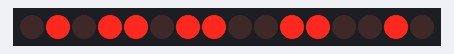
A sketch run on a simulated Arduino Uno, built with avr-gcc and run on an emulated ATmega328P. Parts: 16 shift-register outputs drawn as a row of LEDs (first output left, lit = HIGH). Wiring (inferred from the names in the program): 2 × shift register (74HC595): data pin 8; shift clock pin 10; latch pin 11. Wiring (inferred from the signals the program sends): row of LEDs: on Q0, Q1, Q2, Q3, Q4, Q5, Q6, Q7, Q8, Q9, Q10, Q11, Q12, Q13, Q14, Q15.

Above: at 0.1 s.
At 4.1 s:
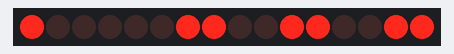
At 9.1 s:
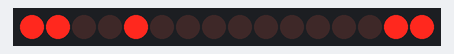
At 19.1 s:
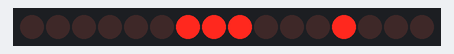
At 29.1 s:
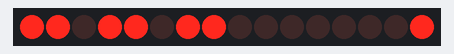
At 39.1 s:
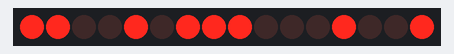
Timing chart, 0 to 40.0 s (numbered marks = the images above):
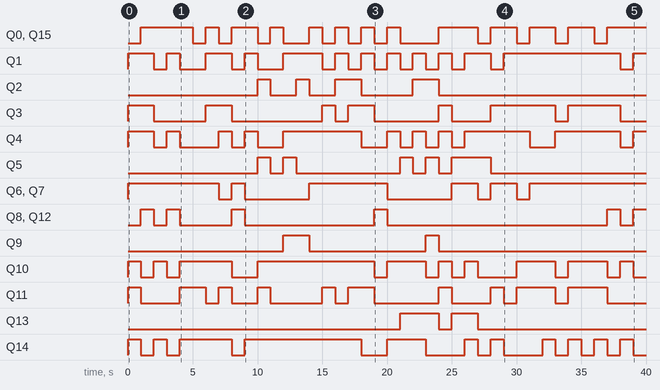

Measured:
- by itself, Q0, Q15: LOW → HIGH at 1.0 s, → LOW 4.0 s later, → HIGH 1.0 s later, → LOW 1.0 s later, … (25 changes in this stretch)
- by itself, Q1: LOW → HIGH at 0.00 s, → LOW 2.0 s later, → HIGH 1.0 s later, → LOW 1.0 s later, … (25 changes in this stretch)
- by itself, Q2: LOW → HIGH at 10.0 s, → LOW 1.0 s later, → HIGH 2.0 s later, → LOW 1.0 s later, … (8 changes in this stretch)
- by itself, Q3: LOW → HIGH at 0.00 s, → LOW 2.0 s later, → HIGH 4.0 s later, → LOW 2.0 s later, … (14 changes in this stretch)
- by itself, Q4: LOW → HIGH at 0.00 s, → LOW 2.0 s later, → HIGH 1.0 s later, → LOW 1.0 s later, … (21 changes in this stretch)
- by itself, Q5: LOW → HIGH at 10.0 s, → LOW 1.0 s later, → HIGH 1.0 s later, → LOW 1.0 s later, … (10 changes in this stretch)
- by itself, Q6, Q7: LOW → HIGH at 0.00 s, → LOW 7.0 s later, → HIGH 1.0 s later, → LOW 1.0 s later, … (11 changes in this stretch)
- by itself, Q8, Q12: LOW → HIGH at 1.0 s, → LOW 1.0 s later, → HIGH 1.0 s later, → LOW 1.0 s later, … (11 changes in this stretch)

The sketch:

DM13A_16_segment_LED_driver_alphnumeric_output.ino
```cpp
// DM13A 16-segment LED digit driver demo

#define DAI 8  // Serial data input terminal (pin 2 on DM13A)
#define DCK 10 // Synchronous clock input terminal for serial data transfer (pin 3 on DM13A)
#define LAT 11 // Input terminal of data strobe (pin 4 on DM13A)

int buffer[36] = {
  0b0101101100110010, // A
  0b1101101110001001, // B
  0b1000001100100011, // C
  0b1100101110001001, // D
  0b1000001100110011, // E
  0b0000001100110010, // F
  0b1101001100100011, // G
  0b0101100000110010, // H
  0b1000001110001001, // I
  0b1100100000000011, // J
  0b0010010000110010, // K
  0b1000000000100011, // L
  0b0100110001100010, // M
  0b0110100001100010, // N
  0b1100101100100011, // O
  0b0001101100110010, // P
  0b1110101100100011, // Q
  0b0011101100110010, // R
  0b1101001100110001, // S
  0b0000001110001000, // T
  0b1100100000100011, // U
  0b0000010000100110, // V
  0b0110100000100110, // W
  0b0010010001000100, // X
  0b1101100000110001, // Y
  0b1000011100000101, // Z
  0b1100111100100111, // 0
  0b0100110000000000, // 1
  0b1001101100010011, // 2
  0b1101101100000001, // 3
  0b0101100000110000, // 4
  0b1101001100110001, // 5
  0b1101001100110011, // 6
  0b0100101100000000, // 7
  0b1101101100110011, // 8
  0b1101101100110001  // 9
}; // bit patterns for A-Z 0-9.

void setup()
{
  pinMode(DAI, OUTPUT);
  pinMode(DCK, OUTPUT);
  pinMode(LAT, OUTPUT);
}

void loop()
{
  for (int i = 0; i < 36; i++) // Loop through all 16 segments
  {
    shiftOut(buffer[i]); // Shift out the 16-bit value
    latch_output();      // Latch the data
    delay(1000);         // Delay for 1 second
  }
}

void shiftOut(int data) // Function to shift out 16 bits
{
  for (int j = 0; j < 16; j++) // Loop through all 16 bits
  {
    int bit = (data >> j) & 0x01; // Extract the j-th bit
    digitalWrite(DAI, bit);       // Write the bit to DAI
    digitalWrite(DCK, HIGH);      // Clock pulse
    digitalWrite(DCK, LOW);
  }
}

void latch_output() // Push latch pulse to LAT pin to latch the output data
{
  digitalWrite(LAT, HIGH);
  digitalWrite(LAT, LOW);
}
```
